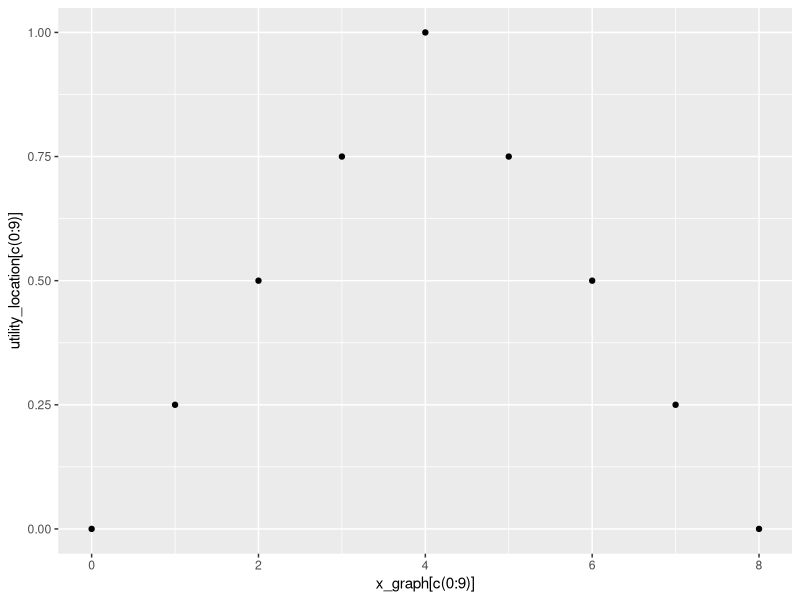

Write R code to recreate this figure. (Note: this script raises an error after producing the figure.)
## ---- chunk 1
knitr::opts_chunk$set(echo = TRUE, fig.lp="fig:")

library(Hmisc)
library(ggplot2)

# Here functions that are used.

# Calculation ethnic utility (for each option)
# i_e: ethnic threshold (ideal point)
# M: right-side slope
# x: number agents in neighborhood with same color
# n: total number agents in neighborhood
# S: left-side slope
# Note: if (x > n){U <- NA} to show the case number of agents in neighborhood different from 8, so that utility is calculated based on this, although x-axis in graph has 8 points  (excluded from calculation)

f_eth <- function(i_e,M,x,n,S){
  if (x > n){
    U <- NA}else{
  if (x < round(n*i_e,digits = 2)){
   U <- (x / round((n*i_e),digits = 2)) * S
    }else if (x > round((n*i_e),digits = 2)){
      U <- M + ((1- (x/n))*(1-M))/(1-i_e)   
    }else{
        U <- 1}
  round(U,digits = 2)
    }
}

# Calculation value utility (for each option)

f_val <- function(e_w,ew_ng,M,i_v,S){
  if (round(abs(e_w-ew_ng), digits=2) <= i_v) {
    U <- 1
    }else{
      U <- (M + ((1-(round(abs(e_w-ew_ng), digits=2)))*(1-M))/(1-i_v)) * S
    }
  round(U,digits = 2)
}

# Probability (random utility with logistic regression) to relocate

prob <- function(d_u_e,d_u_v,e_w,par_v){round(1 / (1 + exp(-(e_w*10)*(d_u_e) + (-(v_w*10)*(d_u_v)))),digits= 2)}

# install.packages("tinytex", repos = "https://cloud.r-project.org" ) if debug needed?

## ---- chunk 2



# f2 <- function(p,M,x,n,S)

i_e = 0.5
M = 0
S = 1
n = 8

f0s <- f_eth(i_e,M,0,n,S)
f1s <- f_eth(i_e,M,1,n,S)
f2s <- f_eth(i_e,M,2,n,S)
f3s <- f_eth(i_e,M,3,n,S)
f4s <- f_eth(i_e,M,4,n,S)
f5s <- f_eth(i_e,M,5,n,S)
f6s <- f_eth(i_e,M,6,n,S)
f7s <- f_eth(i_e,M,7,n,S)
f8s <- f_eth(i_e,M,8,n,S)

i_e = 0.5
M = 1
S = 1
n = 8

f0c <- f_eth(i_e,M,0,n,S)
f1c <- f_eth(i_e,M,1,n,S)
f2c <- f_eth(i_e,M,2,n,S)
f3c <- f_eth(i_e,M,3,n,S)
f4c <- f_eth(i_e,M,4,n,S)
f5c <- f_eth(i_e,M,5,n,S)
f6c <- f_eth(i_e,M,6,n,S)
f7c <- f_eth(i_e,M,7,n,S)
f8c <- f_eth(i_e,M,8,n,S)


i_e = 0.5
M = 1
S = 0
n = 8

f0t <- f_eth(i_e,M,0,n,S)
f1t <- f_eth(i_e,M,1,n,S)
f2t <- f_eth(i_e,M,2,n,S)
f3t <- f_eth(i_e,M,3,n,S)
f4t <- f_eth(i_e,M,4,n,S)
f5t <- f_eth(i_e,M,5,n,S)
f6t <- f_eth(i_e,M,6,n,S)
f7t <- f_eth(i_e,M,7,n,S)
f8t <- f_eth(i_e,M,8,n,S)

Utility_S <- c(f0s,f1s,f2s,f3s,f4s,f5s,f6s,f7s,f8s)
Utility_C <- c(f0c,f1c,f2c,f3c,f4c,f5c,f6c,f7c,f8c)
Utility_T <- c(f0t,f1t,f2t,f3t,f4t,f5t,f6t,f7t,f8t)


# name_E <- paste0("Desired proportion i = ",i_e,"; M = ",M,"; S = ",S)
# plot(num_sim_col,Utility_T, xlab = "Similar ethnics neighborhood j", ylab = "Ethnic Utility",  main = "Ethnic Utility for neighborhood j of agent i",  sub = name_E)
# report_E <- paste0("M = ",M,"; S = ",S,"; Desired proportion i = ",i_e,"; Similar ethnics neighborhood j = ", seq(0, 8, by = 1), "; Utility ij = ", Utility_T)
# print(report_E)


# func_type <- c(rep("symmetric",9),rep("constant",9),rep("threshold",9))

x_graph <- rep(seq(0, 8, by = 1),3)
funct_symm <- c(rep("symmetric",9),rep("constant",9),rep("threshold",9))
utility_location <- c(Utility_S,Utility_C,Utility_T)

A <- data.frame(x_graph[c(0:9)],utility_location[c(0:9)],funct_symm[c(0:9)])


A

# write.csv2(A,file="C:/Users/rocpa/OneDrive/Desktop/08_08_2019/ethnic-value_multinomial/data_utility")

A_graph <- ggplot(A,aes(x_graph[c(0:9)],utility_location[c(0:9)])) 

A_graph + geom_point()

A_graph + geom_point(aes(colour = funct_symm, shape= funct_symm, size = funct_symm)) + scale_size_manual(values = c(4,5,3)) + scale_shape_manual(values = c(19,19,19)) + scale_color_manual(values = c("darkorchid","forestgreen","black"))



## ---- chunk 3


x_graph_overlap <- rep(seq(0, 100, by = 12.5),4)

S_0 <- c(0,0,0,0,0,NA,NA,NA,NA)
M_1 <- c(NA,NA,NA,NA,1,1,1,1,1)
S_1 <- c(0,0.25,0.5,0.75,1,NA,NA,NA,NA)
M_0 <- c(NA,NA,NA,NA,1,0.75,0.5,0.25,0)  # should be 0.75 and 0.24, I think due to round(U)2 in the function


funct_overlap <- c(rep("S = 0",9),rep("M = 1",9),rep("S = 1",9),rep("M = 0",9))
utility_overlap <- c(S_0,M_1,S_1,M_0)

overlap <- data.frame(x_graph_overlap,utility_overlap,funct_overlap)


# overlap

graph_overlap <- ggplot(overlap,aes(x_graph_overlap,utility_overlap))

suppressWarnings(print(
graph_overlap + geom_line(aes(colour = funct_overlap)) + scale_color_manual(values = c("red","forestgreen","black","purple"),name = "Parameters Setting") + theme_bw() + labs(x = "percentage similars",y = "utility for location")
))


## ---- chunk 4


# f2 <- function(p,M,x,n,S)

i_e = 0.5
M = 0
S = 1
n = 8

f0m <- f_eth(i_e,M,0,n,S)
f1m <- f_eth(i_e,M,1,n,S)
f2m <- f_eth(i_e,M,2,n,S)
f3m <- f_eth(i_e,M,3,n,S)
f4m <- f_eth(i_e,M,4,n,S)
f5m <- f_eth(i_e,M,5,n,S)
f6m <- f_eth(i_e,M,6,n,S)
f7m <- f_eth(i_e,M,7,n,S)
f8m <- f_eth(i_e,M,8,n,S)

num_sim_col <- seq(0, 8, by = 1)
Utility_E <- c(f0m,f1m,f2m,f3m,f4m,f5m,f6m,f7m,f8m)
name_E <- paste0("Desired proportion i = ",i_e,"; M = ",M,"; S = ",S)

plot(num_sim_col,Utility_E, xlab = "Similar ethnics neighborhood j", ylab = "Ethnic Utility",  main = "Ethnic Utility for neighborhood j of agent i",  sub = name_E)

report_E <- paste0("M = ",M,"; S = ",S,"; Desired proportion i = ",i_e,"; Similar ethnics neighborhood j = ", seq(0, 8, by = 1), "; Utility ij = ", Utility_E)

print(report_E)

## ---- chunk 5


# f2 <- function(p,M,x,n,S)

#i_e = 0.5
M = 0
S = 1
n = 8

for (i_e in seq (0.0,1.0, by = 0.1)){
  
f0m <- f_eth(i_e,M,0,n,S)
f1m <- f_eth(i_e,M,1,n,S)
f2m <- f_eth(i_e,M,2,n,S)
f3m <- f_eth(i_e,M,3,n,S)
f4m <- f_eth(i_e,M,4,n,S)
f5m <- f_eth(i_e,M,5,n,S)
f6m <- f_eth(i_e,M,6,n,S)
f7m <- f_eth(i_e,M,7,n,S)
f8m <- f_eth(i_e,M,8,n,S)

num_sim_col <- seq(0, 8, by = 1)
Utility_E <- c(f0m,f1m,f2m,f3m,f4m,f5m,f6m,f7m,f8m)
name_E <- paste0("Desired proportion i = ",i_e,"; M = ",M,"; S = ",S)

plot(num_sim_col,Utility_E, xlab = "Similar ethnics neighborhood j", ylab = "Ethnic Utility",  main = "Ethnic Utility for neighborhood j of agent i",  sub = name_E)

report_E <- paste0("M = ",M,"; S = ",S,"; Desired proportion i = ",i_e,"; Similar ethnics neighborhood j = ", seq(0, 8, by = 1), "; Utility ij = ", Utility_E)

print(report_E)

}
## ---- chunk 6

i_v <- 0
S  <- 1
M <- 0

for (e_w in seq (0.0,1.0, by = 0.1)){

fv0d2 <- f_val(e_w,0,M,i_v,S)
fv1d2 <- f_val(e_w,0.1,M,i_v,S)
fv2d2 <- f_val(e_w,0.2,M,i_v,S)
fv3d2 <- f_val(e_w,0.3,M,i_v,S)
fv4d2 <- f_val(e_w,0.4,M,i_v,S)
fv5d2 <- f_val(e_w,0.5,M,i_v,S)
fv6d2 <- f_val(e_w,0.6,M,i_v,S)
fv7d2 <- f_val(e_w,0.7,M,i_v,S)
fv8d2 <- f_val(e_w,0.8,M,i_v,S)
fv9d2 <- f_val(e_w,0.9,M,i_v,S)
fv10d2 <- f_val(e_w,1.0,M,i_v,S)

value_mean_neighborhood <- seq(0.0, 1.0, by = 0.1)
Utility_V <- c(fv0d2,fv1d2,fv2d2,fv3d2,fv4d2,fv5d2,fv6d2,fv7d2,fv8d2,fv9d2,fv10d2)
name_V <- paste0("Ethnic weight i = ", e_w,"; desired distance i = ",i_v,"; M = ",M,"; S = ",S)

plot(value_mean_neighborhood,Utility_V, xlab = "Mean ethnic weight neighborhood j", ylab = "Value Utility neighborhood j",  main = "Value Utility for neighborhood j of agent i",  sub = name_V)

report_v <- paste0(name_V,"; Mean ethnic weight j = ", seq(0.0, 1.0, by = 0.1), "; Utility ij = ", Utility_V)

print(report_v)

}

## ---- chunk 7

for (d_u_e in seq (-1.0,1.0, by = 0.1)){
  
e_w <- 0.8
v_w <- 1 - e_w

# d_u_e <- -1

  dis_0   <- prob(d_u_e,0.0,e_w,v_w)
dis_0.1 <- prob(d_u_e,0.1,e_w,v_w)
dis_0.2 <- prob(d_u_e,0.2,e_w,v_w)
dis_0.3 <- prob(d_u_e,0.3,e_w,v_w)
dis_0.4 <- prob(d_u_e,0.4,e_w,v_w)
dis_0.5 <- prob(d_u_e,0.5,e_w,v_w)
dis_0.6 <- prob(d_u_e,0.6,e_w,v_w)
dis_0.7 <- prob(d_u_e,0.7,e_w,v_w)
dis_0.8 <- prob(d_u_e,0.8,e_w,v_w)
dis_0.9 <- prob(d_u_e,0.9,e_w,v_w)
dis_1   <- prob(d_u_e,1.0,e_w,v_w)
dis_0.1neg <- prob(d_u_e,-0.1,e_w,v_w)
dis_0.2neg <- prob(d_u_e,-0.2,e_w,v_w)
dis_0.3neg <- prob(d_u_e,-0.3,e_w,v_w)
dis_0.4neg <- prob(d_u_e,-0.4,e_w,v_w)
dis_0.5neg <- prob(d_u_e,-0.5,e_w,v_w)
dis_0.6neg <- prob(d_u_e,-0.6,e_w,v_w)
dis_0.7neg <- prob(d_u_e,-0.7,e_w,v_w)
dis_0.8neg <- prob(d_u_e,-0.8,e_w,v_w)
dis_0.9neg <- prob(d_u_e,-0.9,e_w,v_w)
dis_1neg   <- prob(d_u_e,-1.0,e_w,v_w)
  
  value_difference <- seq(-1.0,1.0, by = 0.1)
  prob_relocation <- seq(0.0, 1.0,  by = 0.1)
  
  prob_choice <- c(dis_1neg,dis_0.9neg,dis_0.8neg,dis_0.7neg,dis_0.6neg,dis_0.5neg,dis_0.4neg,dis_0.3neg,dis_0.2neg,dis_0.1neg,dis_0,dis_0.1,dis_0.2,dis_0.3,dis_0.4,dis_0.5,dis_0.6,dis_0.7,dis_0.8,dis_0.9,dis_1)
  
  name_diff <- paste0("Note: "," Ethnic parameter = ", e_w*10," ;"," Value parameter = ", v_w*10, 
                      "\r\n Utility Difference -1 = MIN Utility Alternative, 1 = MAX Utility Alternative")
  
  name_diff_title <-paste0("Probability to move to alternative","\r\n Difference Ethnic Utility (Alternative - Current) = ", d_u_e)
  
plot(value_difference,prob_choice, xlab = "x-axis: Difference Value Utility (Alternative - Current) \r\n",ylab = "probability", main = name_diff_title, sub = name_diff,ylim = c(0,1), yaxt = 'n')
axis(2,at=seq(0.0, 1.0, by = 0.25))

}


## ---- chunk 8

prob <- function(d_u_e,d_u_v,par_e,par_v){round(1 / (1 + exp(-par_e*(d_u_e) + (-par_v*(d_u_v)))),digits= 2)}

for (d_u_e in seq (-1.0,1.0, by = 0.1)){
  
par_e <- 10
par_v <- 10 - par_e

# d_u_e <- -1

  dis_0p   <- prob(d_u_e,0.0,par_e,par_v)
dis_0.1p <- prob(d_u_e,0.1,par_e,par_v)
dis_0.2p <- prob(d_u_e,0.2,par_e,par_v)
dis_0.3p <- prob(d_u_e,0.3,par_e,par_v)
dis_0.4p <- prob(d_u_e,0.4,par_e,par_v)
dis_0.5p <- prob(d_u_e,0.5,par_e,par_v)
dis_0.6p <- prob(d_u_e,0.6,par_e,par_v)
dis_0.7p <- prob(d_u_e,0.7,par_e,par_v)
dis_0.8p <- prob(d_u_e,0.8,par_e,par_v)
dis_0.9p <- prob(d_u_e,0.9,par_e,par_v)
dis_1p  <- prob(d_u_e,1.0,par_e,par_v)
dis_0.1negp <- prob(d_u_e,-0.1,par_e,par_v)
dis_0.2negp <- prob(d_u_e,-0.2,par_e,par_v)
dis_0.3negp <- prob(d_u_e,-0.3,par_e,par_v)
dis_0.4negp <- prob(d_u_e,-0.4,par_e,par_v)
dis_0.5negp <- prob(d_u_e,-0.5,par_e,par_v)
dis_0.6negp <- prob(d_u_e,-0.6,par_e,par_v)
dis_0.7negp <- prob(d_u_e,-0.7,par_e,par_v)
dis_0.8negp <- prob(d_u_e,-0.8,par_e,par_v)
dis_0.9negp <- prob(d_u_e,-0.9,par_e,par_v)
dis_1negp   <- prob(d_u_e,-1.0,par_e,par_v)
  
  value_difference <- seq(-1.0,1.0, by = 0.1)
  prob_relocation <- seq(0.0, 1.0,  by = 0.1)
  
  prob_choicep <- c(dis_1negp,dis_0.9negp,dis_0.8negp,dis_0.7negp,dis_0.6negp,dis_0.5negp,dis_0.4negp,dis_0.3negp,dis_0.2negp,dis_0.1negp,dis_0p,dis_0.1p,dis_0.2p,dis_0.3p,dis_0.4p,dis_0.5p,dis_0.6p,dis_0.7p,dis_0.8p,dis_0.9p,dis_1p)
  
  name_diff <- paste0("Note: "," Ethnic parameter = ", par_e," ;"," Value parameter = ", par_v, 
                      "\r\n Utility Difference -1 = MIN Utility Alternative, 1 = MAX Utility Alternative")
  
  name_diff_title <-paste0("Probability to move to alternative","\r\n Difference Ethnic Utility (Alternative - Current) = ", d_u_e)
  
plot(value_difference,prob_choicep, xlab = "x-axis: Difference Value Utility (Alternative - Current) \r\n",ylab = "probability", main = name_diff_title, sub = name_diff,ylim = c(0,1), yaxt = 'n')
axis(2,at=seq(0.0, 1.0, by = 0.25))

}


## ---- chunk 9

# f0t6 <- f(0.5,0.6,0,6)
# f1t6 <- f(0.5,0.6,1,6)
# f2t6<- f(0.5,0.6,2,6)
# f3t6 <- f(0.5,0.6,3,6)
# f4t6 <- f(0.5,0.6,4,6)
# f5t6 <- f(0.5,0.6,5,6)
# f6t6 <- f(0.5,0.6,6,6)

# utilityt6 <- c(f0t6,f1t6,f2t6,f3t6,f4t6,f5t6,f6t6)
# concentrationt6 <- c(0:6)


# print(utilityt8)
# plot(concentrationt6,utilityt6)

## ---- chunk 10



# f0m <- f(0.5,1,0,8)
# f1m <- f(0.5,1,1,8)
# f2m <- f(0.5,1,2,8)
# f3m <- f(0.5,1,3,8)
# f4m <- f(0.5,1,4,8)
# f5m <- f(0.5,1,5,8)
# f6m <- f(0.5,1,6,8)
# f7m <- f(0.5,1,7,8)
# f8m <- f(0.5,1,8,8)

# utility_Moore <- c(f0m,f1m,f2m,f3m,f4m,f5m,f6m,f7m,f8m)
# concentrationm <- c(0:8)


# print(utilitym)
# plot(concentrationm,utility_Moore)
## ---- chunk 11



# f0m <- f(0.5,0,0,8)
# f1m <- f(0.5,0,1,8)
# f2m <- f(0.5,0,2,8)
# f3m <- f(0.5,0,3,8)
# f4m <- f(0.5,0,4,8)
# f5m <- f(0.5,0,5,8)
# f6m <- f(0.5,0,6,8)
# f7m <- f(0.5,0,7,8)
# f8m <- f(0.5,0,8,8)

# utility_Moore <- c(f0m,f1m,f2m,f3m,f4m,f5m,f6m,f7m,f8m)
# concentrationm <- c(0:8)


# print(utilitym)
# plot(concentrationm,utility_Moore)
